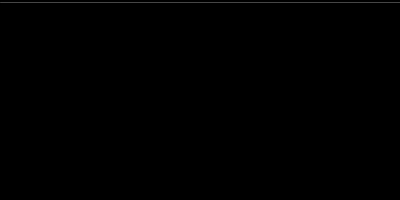
Frame 1 (no input)
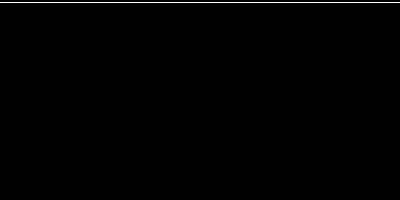
Frame 60 (the mouse pressed at the canvas centre just before this capture)
Frame 120 (the mouse held since frame 60 and released just before this capture): identical to frame 60, image omitted

The Processing sketch that drew these frames (run headless with seeded random() and noise(); from frame 60 on, the mouse is pressed at the canvas centre):

// Processing sketch: processing_31116
// ── processing_31116.pde

float step;
int points = 3;
 
void setup () {
  size (400, 200);
  background (0);
  smooth();
  frameRate (30);

  step = float (width) / (points - 1);
}
 
void draw () {  

  beginShape ();
  noFill();
  stroke(255, 70);
  
  if (mousePressed) {
    stroke(0);
    for (int i=0; i < points; i = i + 1) {
 
    float posx = i * step;
    float posy = height + random (-mouseY, mouseY);
    curveVertex (posx, posy);

    if (i == 0) {
      curveVertex (posx, posy);
    }
    if (i == points - 1) {
      curveVertex (posx, posy);
    }
  }
  }

  
  else {
     for (int i=0; i < points; i = i + 1) {
 
    float posx = i * step;
    float posy = height/80 + random (-mouseY, mouseY);
    curveVertex (posx, posy);

    if (i == 0) {
      curveVertex (posx, posy);
    }
    if (i == points - 1) {
      curveVertex (posx, posy);
    }
  }
  }
  
  
  endShape ();
}
